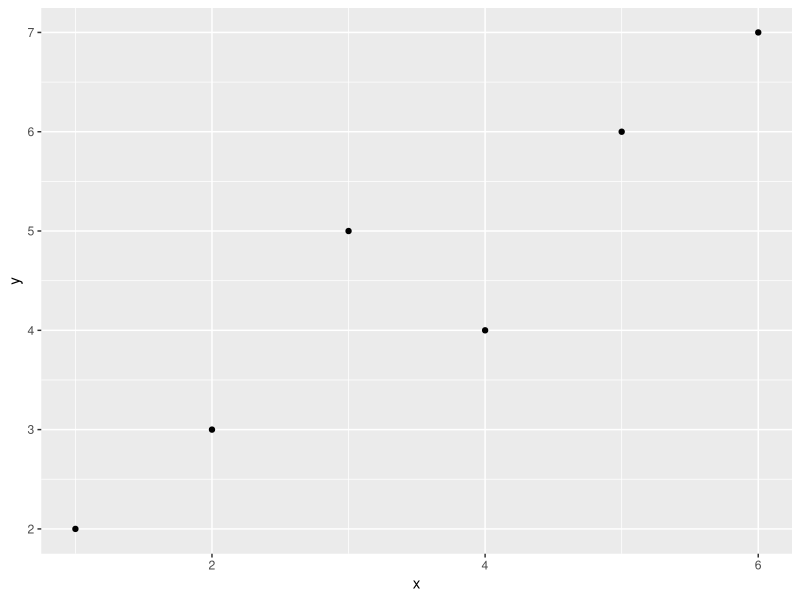

Write the R code that produced this figure.
## ---- chunk 1

## ---- chunk 2
x <- 1+1
x
## ---- chunk 3
a <- 2 + 2
## ---- chunk 4
sum = 6 + 7
## ---- chunk 5
a <- 2 + 2
a
## ---- chunk 6
c <- 60 / 3
c
## ---- chunk 7
library("tidyverse")

data <- data.frame(
  x = c(1, 2, 3, 4, 5, 6),
  y = c(2, 3, 5, 4, 6, 7)
)

ggplot(data, aes(x = x, y = y)) +
  geom_point()
